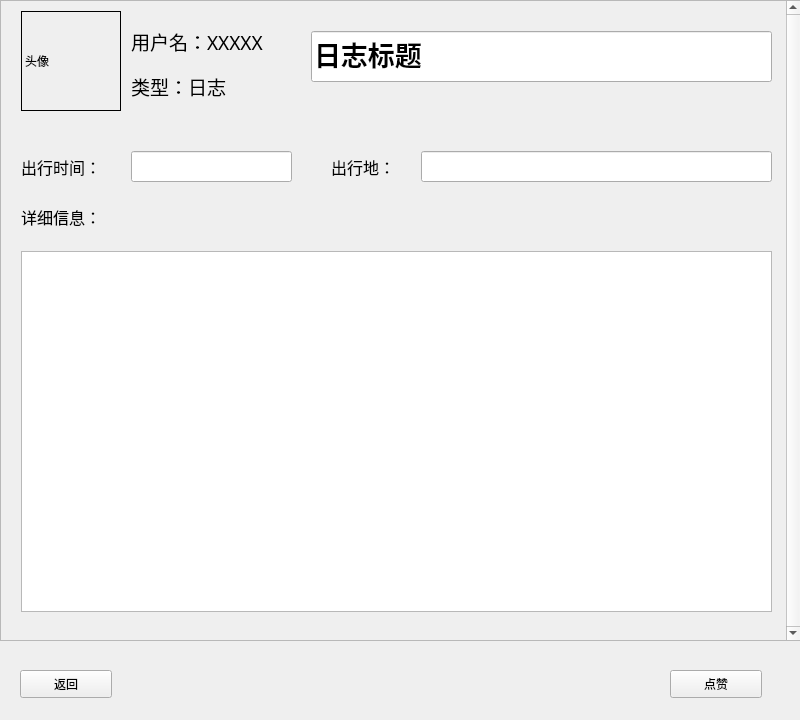
<?xml version="1.0" encoding="UTF-8"?>
<ui version="4.0">
 <class>RizhiPublish</class>
 <widget class="QWidget" name="RizhiPublish">
  <property name="geometry">
   <rect>
    <x>0</x>
    <y>0</y>
    <width>800</width>
    <height>720</height>
   </rect>
  </property>
  <property name="minimumSize">
   <size>
    <width>800</width>
    <height>720</height>
   </size>
  </property>
  <property name="maximumSize">
   <size>
    <width>800</width>
    <height>720</height>
   </size>
  </property>
  <property name="windowTitle">
   <string>Form</string>
  </property>
  <widget class="QPushButton" name="btn_cancel">
   <property name="geometry">
    <rect>
     <x>20</x>
     <y>670</y>
     <width>92</width>
     <height>28</height>
    </rect>
   </property>
   <property name="text">
    <string>返回</string>
   </property>
  </widget>
  <widget class="QPushButton" name="pushButton_2">
   <property name="geometry">
    <rect>
     <x>670</x>
     <y>670</y>
     <width>92</width>
     <height>28</height>
    </rect>
   </property>
   <property name="text">
    <string>点赞</string>
   </property>
  </widget>
  <widget class="QScrollArea" name="scrollArea">
   <property name="geometry">
    <rect>
     <x>0</x>
     <y>0</y>
     <width>801</width>
     <height>641</height>
    </rect>
   </property>
   <property name="verticalScrollBarPolicy">
    <enum>Qt::ScrollBarAlwaysOn</enum>
   </property>
   <property name="horizontalScrollBarPolicy">
    <enum>Qt::ScrollBarAsNeeded</enum>
   </property>
   <property name="widgetResizable">
    <bool>true</bool>
   </property>
   <widget class="QWidget" name="scrollAreaWidgetContents">
    <property name="geometry">
     <rect>
      <x>0</x>
      <y>0</y>
      <width>778</width>
      <height>639</height>
     </rect>
    </property>
    <widget class="QLabel" name="label_19">
     <property name="geometry">
      <rect>
       <x>20</x>
       <y>10</y>
       <width>100</width>
       <height>100</height>
      </rect>
     </property>
     <property name="minimumSize">
      <size>
       <width>100</width>
       <height>100</height>
      </size>
     </property>
     <property name="maximumSize">
      <size>
       <width>100</width>
       <height>100</height>
      </size>
     </property>
     <property name="frameShape">
      <enum>QFrame::Box</enum>
     </property>
     <property name="frameShadow">
      <enum>QFrame::Plain</enum>
     </property>
     <property name="text">
      <string>头像</string>
     </property>
    </widget>
    <widget class="QLabel" name="label_18">
     <property name="geometry">
      <rect>
       <x>330</x>
       <y>150</y>
       <width>101</width>
       <height>31</height>
      </rect>
     </property>
     <property name="font">
      <font>
       <family>Agency FB</family>
       <pointsize>12</pointsize>
      </font>
     </property>
     <property name="text">
      <string>出行地：</string>
     </property>
    </widget>
    <widget class="QLabel" name="label_22">
     <property name="geometry">
      <rect>
       <x>130</x>
       <y>20</y>
       <width>151</width>
       <height>41</height>
      </rect>
     </property>
     <property name="font">
      <font>
       <family>Agency FB</family>
       <pointsize>14</pointsize>
      </font>
     </property>
     <property name="text">
      <string>用户名：XXXXX</string>
     </property>
    </widget>
    <widget class="QLabel" name="label_23">
     <property name="geometry">
      <rect>
       <x>20</x>
       <y>150</y>
       <width>101</width>
       <height>31</height>
      </rect>
     </property>
     <property name="font">
      <font>
       <family>Agency FB</family>
       <pointsize>12</pointsize>
      </font>
     </property>
     <property name="text">
      <string>出行时间：</string>
     </property>
    </widget>
    <widget class="QLabel" name="label_24">
     <property name="geometry">
      <rect>
       <x>130</x>
       <y>70</y>
       <width>131</width>
       <height>31</height>
      </rect>
     </property>
     <property name="font">
      <font>
       <family>Agency FB</family>
       <pointsize>14</pointsize>
      </font>
     </property>
     <property name="text">
      <string>类型：日志</string>
     </property>
    </widget>
    <widget class="QLineEdit" name="lineEdit_6">
     <property name="geometry">
      <rect>
       <x>310</x>
       <y>30</y>
       <width>461</width>
       <height>51</height>
      </rect>
     </property>
     <property name="font">
      <font>
       <family>Agency FB</family>
       <pointsize>20</pointsize>
       <weight>75</weight>
       <bold>true</bold>
      </font>
     </property>
     <property name="layoutDirection">
      <enum>Qt::LeftToRight</enum>
     </property>
     <property name="text">
      <string>日志标题</string>
     </property>
     <property name="clearButtonEnabled">
      <bool>false</bool>
     </property>
    </widget>
    <widget class="QLineEdit" name="lineEdit_12">
     <property name="geometry">
      <rect>
       <x>130</x>
       <y>150</y>
       <width>161</width>
       <height>31</height>
      </rect>
     </property>
     <property name="font">
      <font>
       <family>Agency FB</family>
       <pointsize>12</pointsize>
      </font>
     </property>
    </widget>
    <widget class="QTextEdit" name="textEdit_3">
     <property name="geometry">
      <rect>
       <x>20</x>
       <y>250</y>
       <width>751</width>
       <height>361</height>
      </rect>
     </property>
    </widget>
    <widget class="QLabel" name="label_11">
     <property name="geometry">
      <rect>
       <x>20</x>
       <y>200</y>
       <width>91</width>
       <height>31</height>
      </rect>
     </property>
     <property name="font">
      <font>
       <family>Agency FB</family>
       <pointsize>12</pointsize>
      </font>
     </property>
     <property name="text">
      <string>详细信息：</string>
     </property>
    </widget>
    <widget class="QLineEdit" name="lineEdit_10">
     <property name="geometry">
      <rect>
       <x>420</x>
       <y>150</y>
       <width>351</width>
       <height>31</height>
      </rect>
     </property>
     <property name="font">
      <font>
       <family>Agency FB</family>
       <pointsize>12</pointsize>
      </font>
     </property>
    </widget>
   </widget>
  </widget>
 </widget>
 <resources/>
 <connections/>
</ui>
